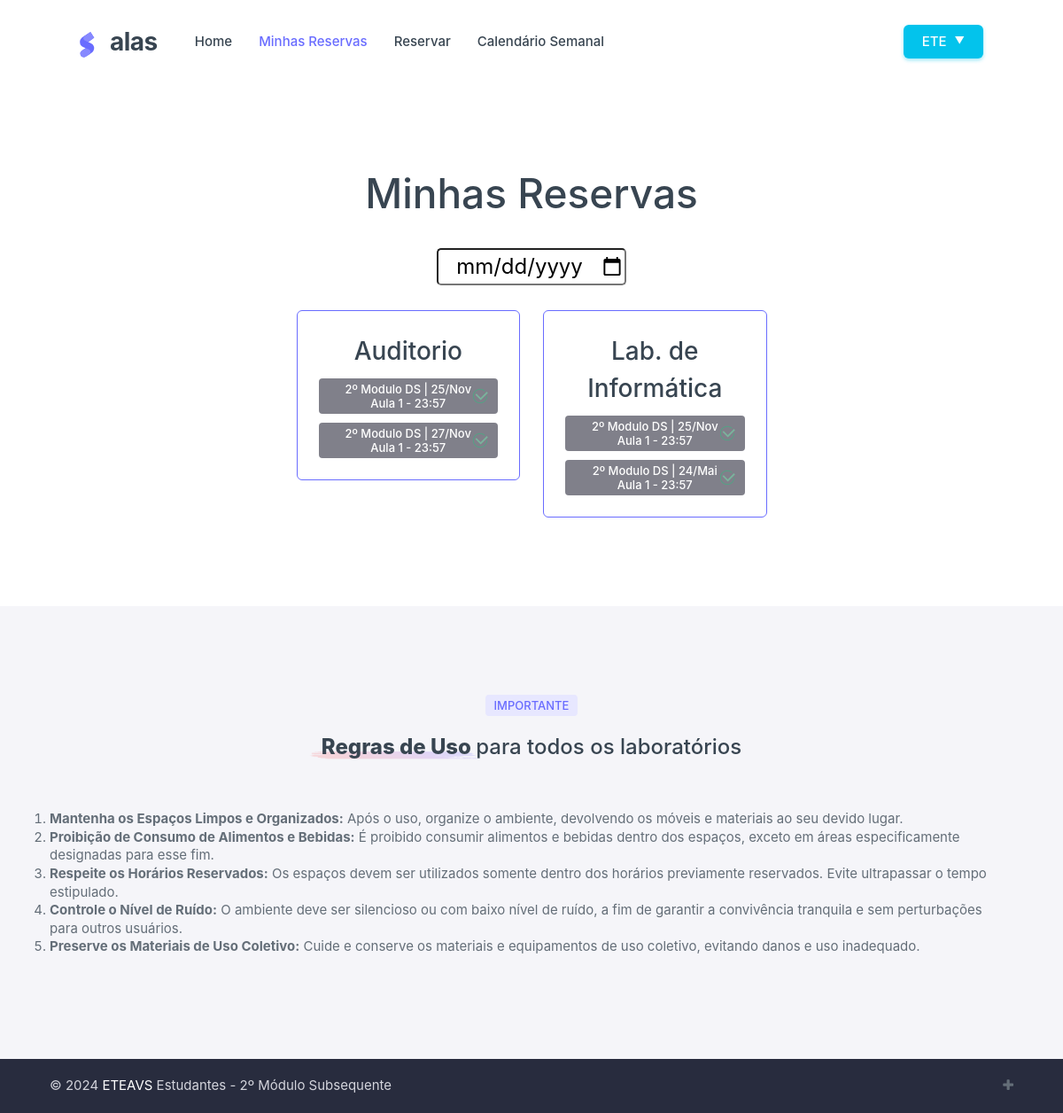
Page /minhas-reservas/ (signed in) on the earlier database version.
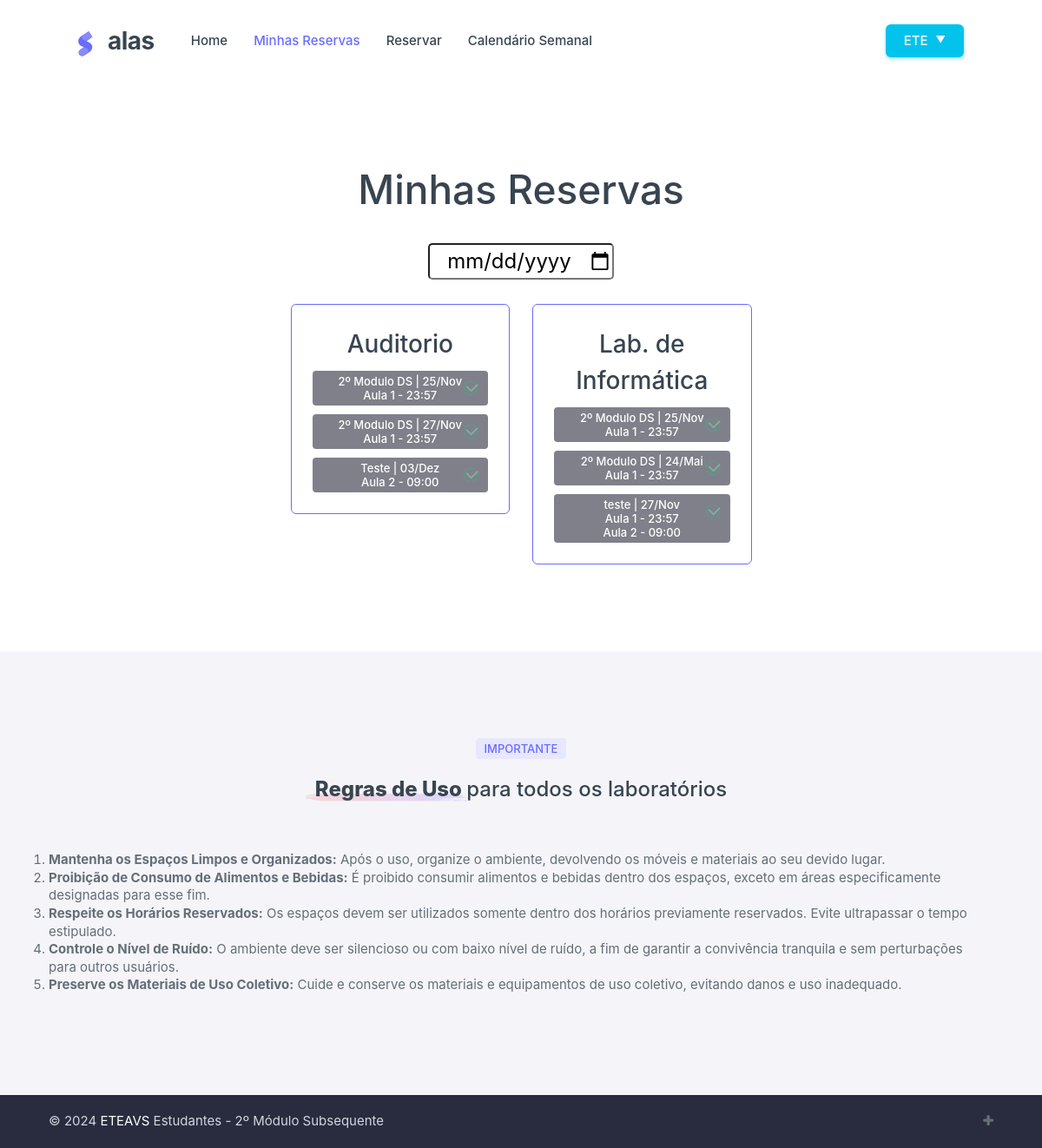
Same page on the later database version.
### reserva/models.py (models this page shows, shortened)
class Espaco(models.Model):
    nome = models.CharField(max_length=100)
    ativo = models.BooleanField(default=True)

class Reserva(models.Model):
    matricula = models.ForeignKey(Servidor, on_delete=models.CASCADE)
    espaco = models.ForeignKey(Espaco, on_delete=models.CASCADE)
    data = models.DateField()
    motivo = models.TextField(null=True, blank=True)
    turma = models.CharField(max_length=50, null=True, blank=True)
    data_hora_reserva = models.DateTimeField(auto_now_add=True)

class ReservarHorario(models.Model):
    reserva = models.ForeignKey(Reserva, on_delete=models.CASCADE, related_name='horarios')
    numero_aula = models.ForeignKey(Horario, on_delete=models.CASCADE)

class Horario(models.Model):
    numero_aula = models.PositiveBigIntegerField(unique=True)
    horario = models.TimeField()
    def __str__(self):
        return f"Aula {self.numero_aula} - {self.horario.strftime('%H:%M')}"

### reserva/views.py (the view)
# urls.py: path('minhas-reservas/', views.minhas_reservas_view, name= 'minhas_reservas'),
@login_required
def minhas_reservas_view(request):
    reservas = Reserva.objects.filter(matricula=request.user)
    data_hoje = date.today()
    espacos_reservas = {}
    data_filtro = request.GET.get('data', data_hoje)
    if isinstance(data_filtro, str):
        try:
            data_filtro = date.fromisoformat(data_filtro)
        except ValueError:
            data_filtro = data_hoje
    for espaco in Espaco.objects.all():
        reservas_do_espaco = reservas.filter(espaco=espaco)
        if reservas_do_espaco.exists():
            espacos_reservas[espaco] = []
            for reserva in reservas_do_espaco:
                is_future = reserva.data >= data_hoje
                horarios = reserva.horarios.all().select_related('numero_aula')
                espacos_reservas[espaco].append({
                    'reserva': reserva,
                    'horarios': horarios,
                    'is_future': is_future,
                })
    context = {
        'espacos_reservas': espacos_reservas,
        'data_filtro': data_filtro
    }
    return render(request, 'minhas_reservas.html', context)

### reserva/templates/minhas_reservas.html (shortened to what this page needs)
{% extends 'base.html' %}
{% load static %}
{% block content %}
<div data-bs-spy="scroll" class="scrollspy-example">
  <section id="landingFunFacts" class="section-py landing-fun-facts">
    <div class="container">
      <div class="row gy-6" style="
    margin-top: 60px; justify-content: center;
">
        <h1 class="text-center mb-1">Minhas Reservas</h1>
        <h4 class="text-center mb-1">
          <span class="position-relative fw-extrabold z-1" style="width: 50%;">
            <input type="date" id="filtro-data" value="{{ data_hoje }}" style="border-radius: 5px; text-align: center;">
          </span>
        </h4>
        {% for espaco, reservas_espaco in espacos_reservas.items %}
        <div class="col-sm-6 col-lg-3">
          <div class="card border border-primary shadow-none" >
            <div class="card-body text-center" style="gap: 10px; display: flex; flex-direction: column;">
              <h3 class="mb-0">{{ espaco.nome }}</h3>
              {% if reservas_espaco %}
              {% for agend in reservas_espaco %}
              <span class="d-flex badge reserva-{{ agend.id }}" style="background: #80808a; display: flex; flex-direction: column; text-align: center; position: relative;">
                <div style="text-align: center;">
                  {{ agend.reserva.turma }} | {{ agend.reserva.data|date:"d/M" }}
                </div>
                <div style="text-align: center; display: flex; flex-direction: column;">
                  {% for horario in agend.horarios %}
                  <div style="margin-top: 3px;">
                    {{horario.numero_aula}}
                  </div>
                  {% endfor %}
                  <div class="d-flex justify-content-end">
                    {% if agend.is_future %}
                    <button type="button" class="btn-danger cancelar-reserva"
                      data-id="{{ agend.reserva.id }}" style="border-radius: 20px; padding: auto 2px; position: absolute; top: 10px; right: 10px;">
                      X
                    </button>
                    {% else %}
                    <img src="../static/img/Icon-confirmation.svg" alt="" style="width: 20px; height: 20px; opacity: 0.5; position: absolute; top: 10px; right: 10px;">
                    {% endif %}
                  </div>
                </div>
              </span>
              {% endfor %}
              {% endif %}
            </div>
          </div>
        </div>
      {% endfor %}
      </div>
    </div>
  </section>
  {% endblock %}

Differences in the rows shown:
added Reserva: reserva.turma "Teste", reserva.data "03/Dez", shown under Espaco "Auditorio"
added ReservarHorario: numero_aula "Aula 2 - 09:00", shown under "Teste"
added Reserva: reserva.turma "teste", reserva.data "27/Nov", shown under Espaco "Lab. de Informática"
added ReservarHorario: numero_aula "Aula 1 - 23:57", shown under "teste"
added ReservarHorario: numero_aula "Aula 2 - 09:00", shown under "teste"
